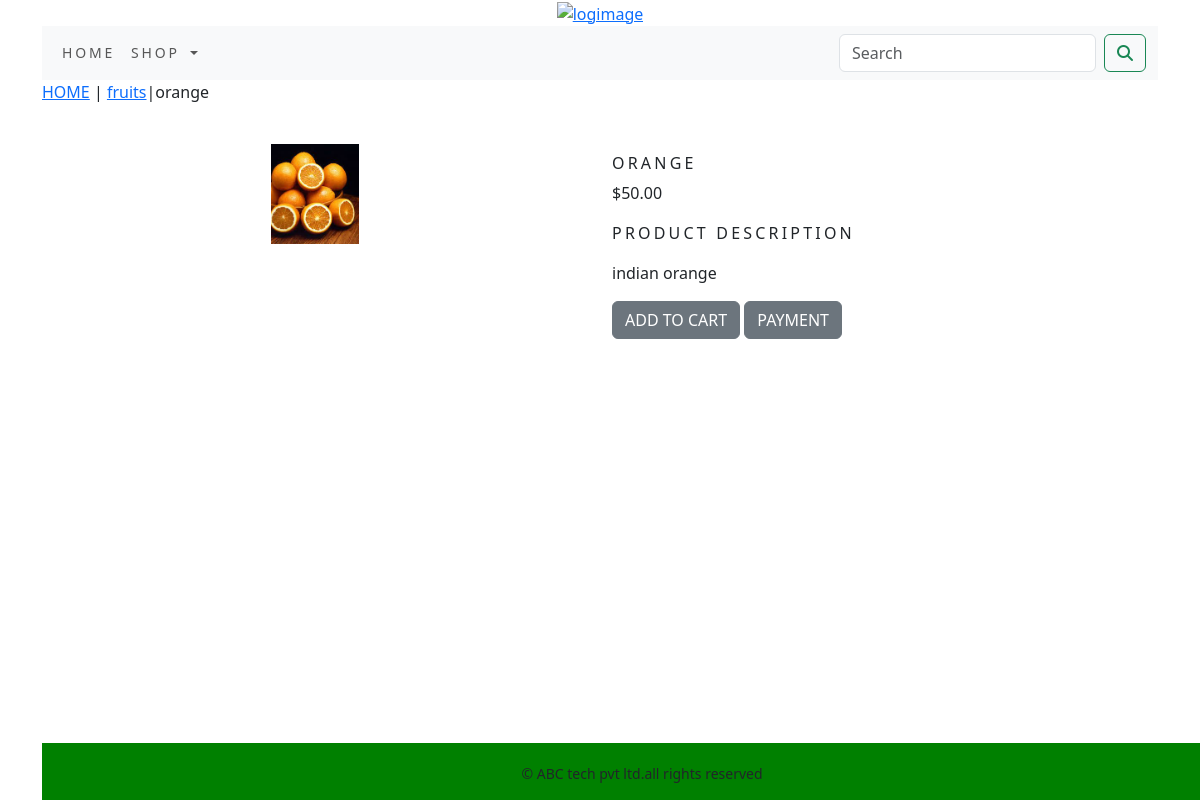
Screenshot of /shop/fruits/orange/ with the database file from the repository.
### shop/models.py (models this page shows, shortened)
class Product(models.Model):
    name=models.CharField(max_length=250,unique=True)
    slug=models.SlugField(max_length=250,unique=True)
    description=models.TextField(blank=True)
    price=models.DecimalField(max_digits=10,decimal_places=2)
    category=models.ForeignKey(Category,on_delete=models.CASCADE)
    image = models.ImageField(upload_to='product', blank=True,)
    stock=models.IntegerField()
    available=models.BooleanField(default=True)
    created=models.DateTimeField(auto_now_add=True)
    updated=models.DateTimeField(auto_now=True)
    class Meta:
        ordering=('name',)
        verbose_name='product'
        verbose_name_plural='products'

class Category(models.Model):
    name=models.CharField(max_length=250,unique=True)
    slug=models.SlugField(max_length=250,unique=True)
    description=models.TextField(blank=True)
    image=models.ImageField(upload_to='category',blank=True)
    class Meta:
        ordering=('name',)
        verbose_name='category'
        verbose_name_plural='categories'
    def get_url(self):
        return reverse('shop:product_by_category',args=[self.slug])
    def __str__(self):
        return '{}'.format(self.name)

### shop/views.py (the view)
# urls.py: path('<slug:c_slug>/<slug:product_slug>/',views.ProDetail,name='prodCatDetail'),
def ProDetail(request, c_slug, product_slug):
    try:
        product = Product.objects.get(category__slug=c_slug, slug=product_slug)
    except Exception as e:
        raise e
    return render(request, "product.html", {'product': product})

### cart/context_processors.py (called while the page is built)
def counter(request):
    item_count=0
    if 'admin' in request.path:
        return {}
    else:
        try:
            cart=Cart.objects.filter(cart_id=_cart_id(request))
            cart_items=CartItem.objects.all().filter(cart=cart[:1])
            for cart_item in cart_items:
                item_count += cart_item.quantity
        except Cart.DoesNotExist:
            item_count=0
    return dict(item_count=item_count)

### cart/views.py (called while the page is built)
def  _cart_id(request):
    cart=request.session.session_key
    if not cart:
        cart=request.session.create()
    return cart

### shop/context_processors.py (called while the page is built)
def menu_links(request):
    links=Category.objects.all()
    return dict(links=links)

### templates/product.html (shortened to what this page needs)
{% extends 'base.html' %}
{% load static %}
{% block content %}
<div  class="row my_prod_row_class">
    <div class="my_auto">
        <p><a href="{% url 'shop:allProdCat' %}">HOME</a> | <a href="{{product.category.get_url}}">{{product.category}}</a>|{{product.name}}</p>
    </div>
<div class="container">
<br>
<div class="row">
    <div class="col-12 col-sm-12 col-md-12 col-lg-6 text-center">
        <div style="min-width:18rem;min-height:18rem">
          <img src="{{product.image.url}}" alt="{{product.name}}" height="100px">
        </div>
    </div>
     <div class="col-12 col-sm-12 col-md-12 col-lg-6">
         <div>
         <h1 class="my_prod_title">{{product.name}}</h1>
         <p>${{product.price}}</p>
         <p class="my_title">PRODUCT DESCRIPTION</p>
         <p class="text-justify  my_prod_text">{{product.description}}</p>
         {% if product.stock <= 0 %}
         <p class="text-justify my_prod_text"><b>OUT OF STOCK</b></p>
         {% else %}
         <a class="btn btn-secondary" href="{% url 'cart:add_cart' product.id %}">ADD TO CART</a>
             <a href="{% url 'shop:allProdCat' %}" class="btn btn-secondary btn-block my_custom_button">PAYMENT</a>
         {% endif %}
     </div>
     </div>
 </div>
</div>
 {% endblock %}

### static/css/custom.css (style rules this page uses)
body { font-family: 'Roboto', sans-serif; }
.my_title { font-size:16px; text-transform:uppercase; letter-spacing:.2em; }
.my_prod_row_class { padding-top=15px; padding-bottom:20px; }
.my_prod_title { font-size:16px; text-transform:uppercase; letter-spacing:.2em; padding-top:15px; padding-top:10px; }
.my_prod_text { padding-right:20px; }
.my_custom_button { margin-tp:5px; }

### rows the page displays
Product: category "fruits", name "orange", image (picture), name "ORANGE", price "50.00", description "indian orange"
